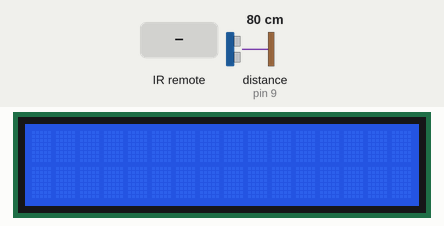
A sketch run on a simulated Arduino Uno, built with avr-gcc and run on an emulated ATmega328P. Parts: 16×2 character LCD. Inputs (shaded band) come from the test bench; at power-on: distance to the obstacle (sensor on pin 9) 80 cm. The echo pulse lasts 58.3 µs per cm; what the sketch prints to the serial monitor is not drawn.

Above: at 2.2 s.
2.3 s: infrared code 0xBA45FF00 received
At 3.1 s:
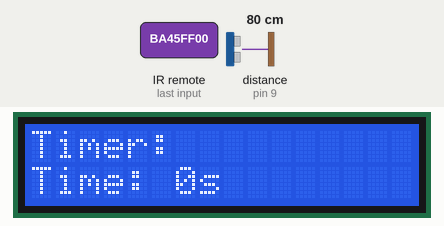
3.8 s: infrared code 0xBF40FF00 received
At 4.1 s:
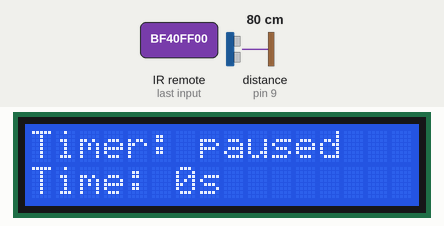
5.3 s: infrared code 0xB847FF00 received
At 5.9 s:
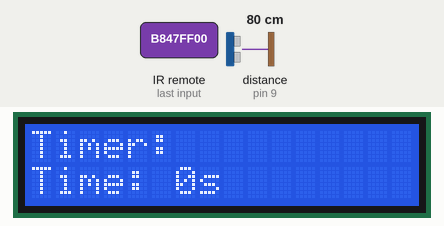
6.8 s: distance to the obstacle (sensor on pin 9) set to 2 cm
At 8.6 s:
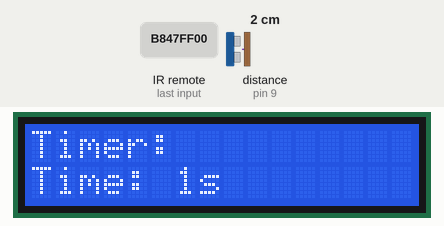
Timing chart, 0 to 10.1 s (numbered marks = the images above; inputs shaded):
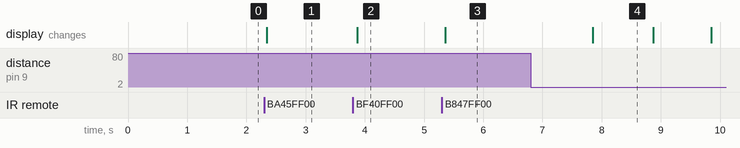

The sketch:

TeaTimer.ino
```cpp
// --Dependencies--
#include "SR04.h"
#include "IRremote.h"
#include <LiquidCrystal.h>

// --Set-up--
#define TRIG_PIN 9
#define ECHO_PIN 10

// --Variables--
long dist;
int reciver = 2;
bool power_on = false;
int counter = 0;
unsigned long previousMillis = 0;
bool counting = false;
bool pause = false;

SR04 sr04 = SR04(ECHO_PIN, TRIG_PIN);
IRrecv irrecv(reciver);
LiquidCrystal lcd(7, 6, 5, 4, 3, 8);
uint32_t last_decodedRawData = 0;

// --Functions--
void translateIR() {
  if (irrecv.decodedIRData.flags) {
    irrecv.decodedIRData.decodedRawData = last_decodedRawData;
  }

  switch (irrecv.decodedIRData.decodedRawData) {
    case 0xBA45FF00: // POWER
      Serial.println("POWER");
      power_on = !power_on;
      pause = false;
      counting = false;
      break;

    case 0xB847FF00: // FUNC/STOP
      if (power_on) {
        Serial.println("RESET");
      previousMillis = millis();
      counter = 0;
      counting = false;
      pause = false;
      }
      break;

    case 0xBF40FF00: // PAUSE
    if (power_on) {
      Serial.println("PAUSE");
      pause = !pause;
      if (!pause) {
        previousMillis = millis();  // Resume timing cleanly
      }
      break;
    }
    // (Other IR cases can go here if needed...)

    default:
      break;
  }

  last_decodedRawData = irrecv.decodedIRData.decodedRawData;
}

void setup() {
  Serial.begin(9600);
  irrecv.enableIRIn();
  lcd.begin(16, 2);
  lcd.clear();
  delay(1000);
}

void loop() {
  // Poll IR very frequently
  if (irrecv.decode()) {
    translateIR();
    irrecv.resume();
  }

  if (power_on) {
    dist = sr04.Distance();
    Serial.println(dist);

    lcd.setCursor(0, 0);
    lcd.print("Timer: ");
    lcd.print(pause ? "paused" : "      ");

    if (!pause) {
      if (!counting)  {
        if (dist < 5) {
          counting = true;
          previousMillis = millis();
          }
      } else {
        if (millis() - previousMillis >= 1000) {
        previousMillis += 1000;
        counter++;
      }
    }
    }

    lcd.setCursor(0, 1);
    lcd.print("Time: ");
    int min = counter / 60;
    int sec = counter % 60;

    if (min > 0) {
      lcd.print(min);
      lcd.print("m ");
    }
    lcd.print(sec);
    lcd.print("s ");
  } else {
    lcd.clear();
    counter = 0;
    counting = false;
    pause = false;
  }

  // Very short delay to avoid flooding LCD or IR buffer
  delay(10);
}
```

Measured:
- after the input at 2.3 s, the display: changes at once (image 1)
- after the input at 3.8 s, the display: changes after 0.07 s (image 2)
- after the input at 5.3 s, the display: changes after 0.06 s (image 3)
- after the input at 6.8 s, the display: changes after 1.1 s (image 4)
- what the display in image 4 shows lasts 1.0 s, from 7.9 s to 8.9 s
